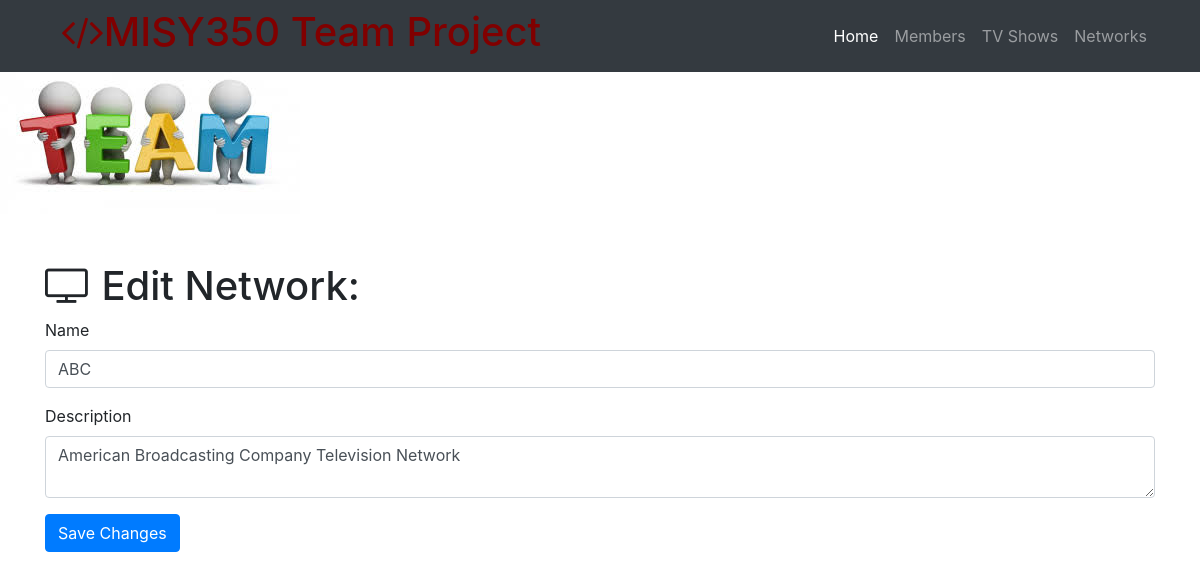
/network/edit/2, run on the app's committed database.
### project.py (models this page shows)
class Network(db.Model):
    __tablename__ = 'networks'
    id = db.Column(db.Integer, primary_key=True)
    name = db.Column(db.String(64))
    description = db.Column(db.Text)
    shows = db.relationship('Show', backref='network', cascade='delete')

### project.py (the view)
@app.route('/network/edit/<int:id>', methods=['GET', 'POST'])
def edit_network(id):
    network = Network.query.filter_by(id=id).first()
    if request.method == 'GET':
        return render_template('network-edit.html', network=network)
    if request.method == 'POST':
        network.name = request.form['name']
        network.description = request.form['description']
        db.session.commit()
        return redirect(url_for('networks_page'))

### templates/network-edit.html (shortened to what this page needs)
{% extends "home-page.html"%}
{% block page_content%}
  <div class="container">
    <h1 class="mt-5"><i class="fa fa-television" aria-hidden="true"></i> Edit Network:</h1>
    <form action="/network/edit/{{network.id}}" method="post">
      <div class="form-group">
        <label>Name</label>
        <input class="form-control" type="text" name="name" value="{{network.name}}" required="true">
      </div>
      <div class="form-group">
        <label>Description</label>
        <textarea class="form-control" name="description" required="true">{{network.description}}</textarea>
      </div>
      <button type="submit" class="btn btn-primary">Save Changes</button>
    </form>
  </div>
{% endblock%}

### data on the page
Network: name "ABC", description "American Broadcasting Company Television Network"
